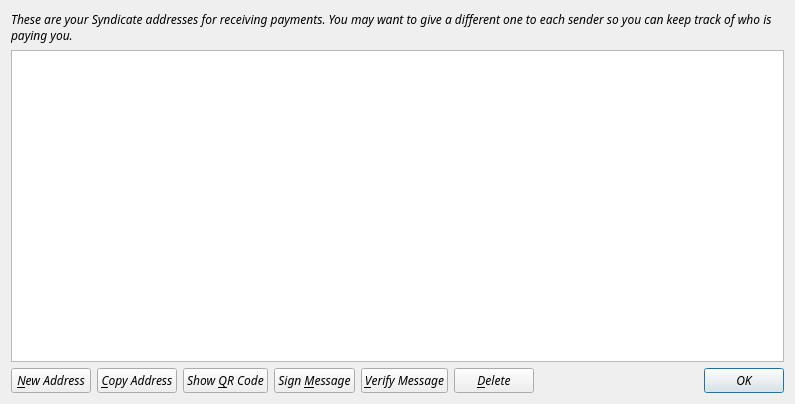
<?xml version="1.0" encoding="UTF-8"?>
<ui version="4.0">
 <class>AddressBookPage</class>
 <widget class="QWidget" name="AddressBookPage">
  <property name="geometry">
   <rect>
    <x>0</x>
    <y>0</y>
    <width>795</width>
    <height>404</height>
   </rect>
  </property>
  <property name="font">
   <font>
    <family>Sawasdee</family>
    <italic>true</italic>
   </font>
  </property>
  <property name="windowTitle">
   <string>Address Book</string>
  </property>
  <layout class="QVBoxLayout" name="verticalLayout">
   <item>
    <widget class="QLabel" name="labelExplanation">
     <property name="text">
      <string>These are your Syndicate addresses for receiving payments. You may want to give a different one to each sender so you can keep track of who is paying you.</string>
     </property>
     <property name="textFormat">
      <enum>Qt::PlainText</enum>
     </property>
     <property name="wordWrap">
      <bool>true</bool>
     </property>
    </widget>
   </item>
   <item>
    <widget class="QTableView" name="tableView">
     <property name="contextMenuPolicy">
      <enum>Qt::CustomContextMenu</enum>
     </property>
     <property name="toolTip">
      <string>Double-click to edit address or label</string>
     </property>
     <property name="tabKeyNavigation">
      <bool>false</bool>
     </property>
     <property name="selectionMode">
      <enum>QAbstractItemView::SingleSelection</enum>
     </property>
     <property name="selectionBehavior">
      <enum>QAbstractItemView::SelectRows</enum>
     </property>
     <property name="sortingEnabled">
      <bool>true</bool>
     </property>
     <attribute name="verticalHeaderVisible">
      <bool>false</bool>
     </attribute>
    </widget>
   </item>
   <item>
    <layout class="QHBoxLayout" name="horizontalLayout">
     <item>
      <widget class="QPushButton" name="newAddressButton">
       <property name="toolTip">
        <string>Create a new address</string>
       </property>
       <property name="text">
        <string>&amp;New Address</string>
       </property>
      </widget>
     </item>
     <item>
      <widget class="QPushButton" name="copyToClipboard">
       <property name="toolTip">
        <string>Copy the currently selected address to the system clipboard</string>
       </property>
       <property name="text">
        <string>&amp;Copy Address</string>
       </property>
      </widget>
     </item>
     <item>
      <widget class="QPushButton" name="showQRCode">
       <property name="text">
        <string>Show &amp;QR Code</string>
       </property>
      </widget>
     </item>
     <item>
      <widget class="QPushButton" name="signMessage">
       <property name="toolTip">
        <string>Sign a message to prove you own a Syndicate address</string>
       </property>
       <property name="text">
        <string>Sign &amp;Message</string>
       </property>
      </widget>
     </item>
     <item>
      <widget class="QPushButton" name="verifyMessage">
       <property name="toolTip">
        <string>Verify a message to ensure it was signed with a specified Syndicate address</string>
       </property>
       <property name="text">
        <string>&amp;Verify Message</string>
       </property>
      </widget>
     </item>
     <item>
      <widget class="QPushButton" name="deleteButton">
       <property name="toolTip">
        <string>Delete the currently selected address from the list</string>
       </property>
       <property name="text">
        <string>&amp;Delete</string>
       </property>
      </widget>
     </item>
     <item>
      <spacer name="horizontalSpacer">
       <property name="orientation">
        <enum>Qt::Horizontal</enum>
       </property>
       <property name="sizeHint" stdset="0">
        <size>
         <width>40</width>
         <height>20</height>
        </size>
       </property>
      </spacer>
     </item>
     <item>
      <widget class="QDialogButtonBox" name="buttonBox">
       <property name="sizePolicy">
        <sizepolicy hsizetype="Maximum" vsizetype="Fixed">
         <horstretch>0</horstretch>
         <verstretch>0</verstretch>
        </sizepolicy>
       </property>
       <property name="standardButtons">
        <set>QDialogButtonBox::Ok</set>
       </property>
      </widget>
     </item>
    </layout>
   </item>
  </layout>
 </widget>
 <resources/>
 <connections/>
</ui>
